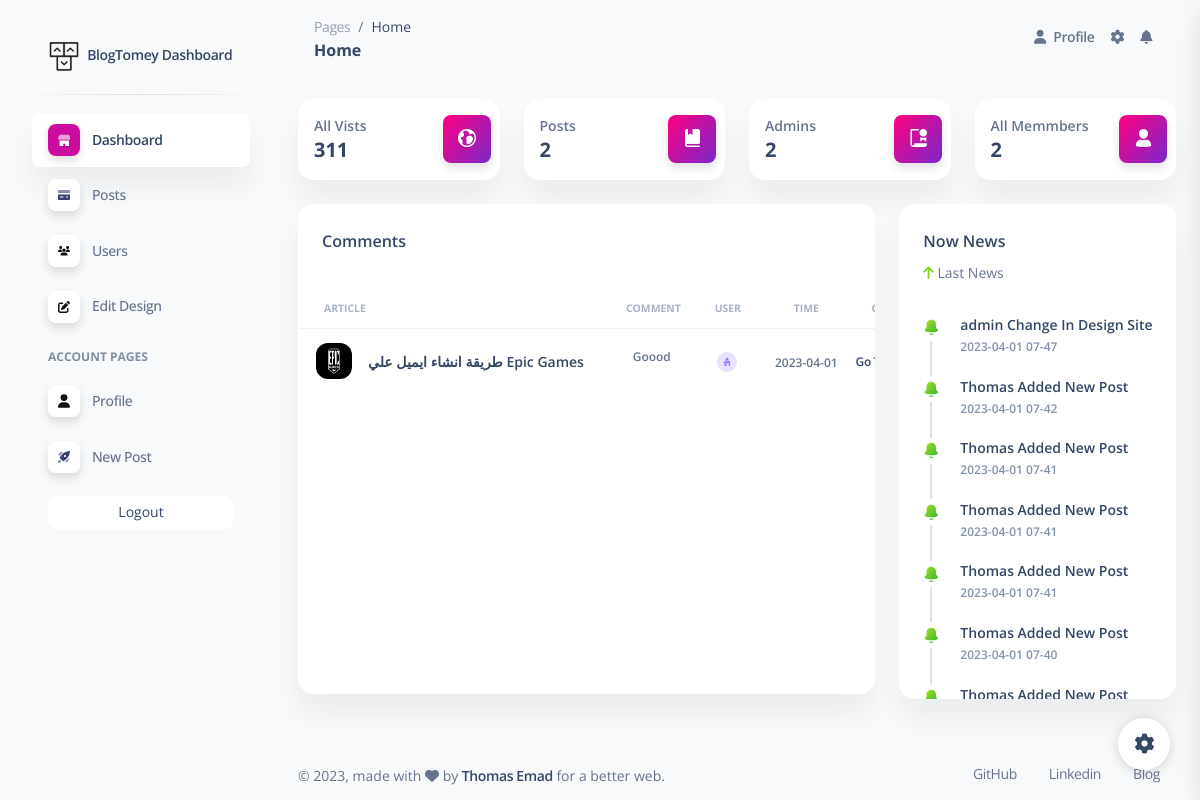
Screenshot of /Dashboard/pages/dashboard.php (signed in) with the database file from the repository.
### tables this page shows
CREATE TABLE `posts` (
  `id` int(11) NOT NULL,
  `name_random` int(11) NOT NULL,
  `name` varchar(255) NOT NULL,
  `content_one` longtext NOT NULL,
  `content_two` longtext NOT NULL,
  `img_box_one` varchar(255) NOT NULL,
  `img_box_two` varchar(255) NOT NULL,
  `des` varchar(255) NOT NULL,
  `visits` int(11) NOT NULL,
  `comment` mediumtext NOT NULL,
  `time_add` timestamp NOT NULL DEFAULT current_timestamp(),
  `username` varchar(255) NOT NULL,
  `type` varchar(255) NOT NULL,
  `bg_img_post` varchar(255) NOT NULL
);

CREATE TABLE `users` (
  `id` int(11) NOT NULL,
  `username` varchar(255) NOT NULL,
  `img_profile` varchar(255) NOT NULL,
  `name` varchar(255) NOT NULL,
  `email` varchar(255) NOT NULL,
  `password` varchar(255) NOT NULL,
  `permission` enum('owner','admin','editor','user') NOT NULL,
  `time_create` timestamp NOT NULL DEFAULT current_timestamp() ON UPDATE current_timestamp(),
  `info` varchar(255) NOT NULL
);

### Dashboard/pages/dashboard.php (the view, shortened to what this page needs)
<?php
include_once('../../db.php');
include_once('cont.php');
$name_page = 'Home';
if (isset($_SESSION['username'])) {
  $username = $_SESSION['username'];
} elseif (isset($_COOKIE['username'])) {
  $username = $_COOKIE['username'];
} else {
  header("Location: sign-in.php");
  exit();
}
$sql = "SELECT permission FROM `users` WHERE username = '$username'";
$permission_user = mysqli_fetch_row(mysqli_query($db, $sql))[0];
$sql = "SELECT past_visits, COUNT(p.name) FROM `posts` p, blog_design;";
$que = mysqli_query($db, $sql);
$posts_info = mysqli_fetch_row($que);
$sql = "SELECT permission FROM `users`;";
$users_status = mysqli_fetch_all(mysqli_query($db, $sql));
$count_status_admins = 0;
$all_users = 0;
foreach ($users_status as $user) {
  if ($user[0] == 'owner' || $user[0] == 'admin') {
    $count_status_admins++;
  } else {
    $all_users++;
  }
}
$all_users += $count_status_admins;
$sql = "SELECT comment FROM `posts`";
$comments = mysqli_fetch_all(mysqli_query($db, $sql));
$sql = "SELECT news FROM `blog_design`;";
$answer = mysqli_fetch_row(mysqli_query($db, $sql))[0];
$str_to_array = array_reverse(explode('/new=?', $answer));
?>
<!DOCTYPE html>
<html lang="en">
<head>
  <link href="../assets/css/nucleo-icons.css" rel="stylesheet" />
  <link href="../assets/css/nucleo-svg.css" rel="stylesheet" />
  <link href="../assets/css/nucleo-svg.css" rel="stylesheet" />
  <link id="pagestyle" href="../assets/css/soft-ui-dashboard.css?v=1.0.7" rel="stylesheet" />
</head>
<body class="g-sidenav-show  bg-gray-100">
  <main class="main-content position-relative max-height-vh-100 h-100 border-radius-lg ">
    <?php navbar($name_page); ?>
    <div class="container-fluid py-4">
      <div class="row">
        <div class="col-xl-3 col-sm-6 mb-xl-0 mb-4">
          <div class="card">
            <div class="card-body p-3">
              <div class="row">
                <div class="col-8">
                  <div class="numbers">
                    <p class="text-sm mb-0 text-capitalize font-weight-bold">All Vists</p>
                    <h5 class="font-weight-bolder mb-0">
                      <?php echo $posts_info[0]; ?>
                    </h5>
                  </div>
                </div>
                <div class="col-4 text-end">
                  <div class="icon icon-shape bg-gradient-primary shadow text-center border-radius-md">
                    <i class="ni ni-world text-lg opacity-10" aria-hidden="true"></i>
                  </div>
                </div>
              </div>
            </div>
          </div>
        </div>
        <div class="col-xl-3 col-sm-6 mb-xl-0 mb-4">
          <div class="card">
            <div class="card-body p-3">
              <div class="row">
                <div class="col-8">
                  <div class="numbers">
                    <p class="text-sm mb-0 text-capitalize font-weight-bold">Posts</p>
                    <h5 class="font-weight-bolder mb-0">
                      <?php echo $posts_info[1]; ?>
                    </h5>
                  </div>
                </div>
                <div class="col-4 text-end">
                  <div class="icon icon-shape bg-gradient-primary shadow text-center border-radius-md">
                    <i class="ni ni-book-bookmark text-lg opacity-10" aria-hidden="true"></i>
                  </div>
                </div>
              </div>
            </div>
          </div>
        </div>
        <div class="col-xl-3 col-sm-6 mb-xl-0 mb-4">
          <div class="card">
            <div class="card-body p-3">
              <div class="row">
                <div class="col-8">
                  <div class="numbers">
                    <p class="text-sm mb-0 text-capitalize font-weight-bold">Admins</p>
                    <h5 class="font-weight-bolder mb-0">
                      <?php echo $count_status_admins; ?>
                    </h5>
                  </div>
                </div>
                <div class="col-4 text-end">
                  <div class="icon icon-shape bg-gradient-primary shadow text-center border-radius-md">
                    <i class="ni ni-paper-diploma text-lg opacity-10" aria-hidden="true"></i>
                  </div>
                </div>
              </div>
            </div>
          </div>
        </div>
        <div class="col-xl-3 col-sm-6">
          <div class="card">
            <div class="card-body p-3">
              <div class="row">
                <div class="col-8">
                  <div class="numbers">
                    <p class="text-sm mb-0 text-capitalize font-weight-bold">All Memmbers</p>
                    <h5 class="font-weight-bolder mb-0">
                      <?php echo $all_users; ?>
                    </h5>
                  </div>
                </div>
                <div class="col-4 text-end">
                  <div class="icon icon-shape bg-gradient-primary shadow text-center border-radius-md">
                    <i class="ni ni-single-02 text-lg opacity-10" aria-hidden="true"></i>
                  </div>
                </div>
              </div>
            </div>
          </div>
        </div>
      </div>
      <div class="row my-4">
        <div class="col-lg-8 col-md-6 mb-md-0 mb-4">
          <div class="card">
            <div class="card-header pb-0">
              <div class="row">
                <div class="col-lg-6 col-7">
                  <h6>Comments</h6>
                </div>
              </div>
            </div>
            <div class="card-body px-0 pb-2">
              <div class="table-responsive" style="overflow-y: auto; height: 400px;">
                <table class="table align-items-center mb-0">
                  <thead>
                    <tr>
                      <th class="text-uppercase text-secondary text-xxs font-weight-bolder opacity-7">article</th>
                      <th class="text-uppercase text-secondary text-xxs font-weight-bolder opacity-7">Comment</th>
                      <th class="text-uppercase text-secondary text-xxs font-weight-bolder opacity-7 ps-2">User</th>
                      <th class="text-center text-uppercase text-secondary text-xxs font-weight-bolder opacity-7">Time</th>
                      <th class="text-center text-uppercase text-secondary text-xxs font-weight-bolder opacity-7">
                        Go Post</th>
                    </tr>
                  </thead>
                  <tbody>
                    <?php
                    foreach ($comments as $post_all_comment) {
                      $big = explode("/nucm=?", $post_all_comment[0]);
                      foreach ($big as $one) {
                        $one = explode("/nucm=?", $one);
                        if ($one[0] != '') {
                          foreach ($one as $com) {
                            $com = explode("info=?", $com);
                            if ($com[0] != '/admin@dont_allow_comm') {
                              $sql = "SELECT name, `bg_img_post` FROM `posts` WHERE name_random = $com[4]";
                              $post_com = mysqli_fetch_row(mysqli_query($db, $sql));
                              $sql = "SELECT name, img_profile FROM `users` WHERE username = '$com[1]'";
                              $user_comm = mysqli_fetch_row(mysqli_query($db, $sql));
                              if (isset($user_comm)) {
                                $user_comm_name = $user_comm[0];
                                $user_comm_img = $user_comm[1];
                              } else {
                                $user_comm_name = 'Unknown';
                                $user_comm_img = 'someone.png';
                              }
                              echo "
                              <tr>
                                <td>
                                  <div class='d-flex px-2 py-1'>
                                    <div>
                                      <img src='../../images/posts/img_post/$post_com[1]' class='avatar avatar-sm me-3' alt='xd'>
                                    </div>
                                    <div class='d-flex flex-column justify-content-center'>
                                      <h6 class='mb-0 text-sm'>$post_com[0]</h6>
                                    </div>
                                  </div>
                                </td>
                                <td class='align-middle text-center text-sm'>
                                  <span class='text-xs font-weight-bold' style='white-space: pre-wrap; min-height: 20px;max-height: 100px;overflow-y: auto;display: inline-block;'>$com[2]</span>
                                </td>
                                <td>
                                  <div class='avatar-group mt-2'>
                                    <a href='javascript:;' class='avatar avatar-xs rounded-circle' data-bs-toggle='tooltip' data-bs-placement='bottom' title='$user_comm_name'>
                                      <img src='../../images/user_profile/$user_comm_img' class='w-100 h-100' alt='$user_comm_name'>
                                    </a>
                                  </div>
                                </td>
                                <td class='align-middle text-center text-sm'>
                                  <span class='text-xs font-weight-bold'>$com[3]</span>
                                  </td>
                                  <td class='align-middle'>
                                    <a href='../../post.php?name=$com[4]' class='text-xs font-weight-bold'>Go To Post</a>
                                  </td>
                                </td>
                              </tr>
                            ";
                            }
                          }
                        }
                      }
                    }
                    ?>
                  </tbody>
                </table>
              </div>
            </div>
          </div>
        </div>
        <div class="col-lg-4 col-md-6">
          <div class="card h-100">
            <div class="card-header pb-0">
              <h6>Now News</h6>
              <p class="text-sm">
                <i class="fa fa-arrow-up text-success" aria-hidden="true"></i> Last News
              </p>
            </div>
            <div class="card-body p-3" style="overflow-y: auto; height: 400px;">
              <div class="timeline timeline-one-side">
                <?php
                foreach ($str_to_array as $new) {
                  $new_onec = explode('info=?', $new);
                  if (sizeof($new_onec) !== 1) {
                    echo "
                    <div class='timeline-block mb-3'>
                      <span class='timeline-step'>
                        <i class='ni ni-bell-55 text-success text-gradient'></i>
                      </span>
                      <div class='timeline-content'>
                        <h6 class='text-dark text-sm font-weight-bold mb-0'>$new_onec[1]</h6>
                        <p class='text-secondary font-weight-bold text-xs mt-1 mb-0'>$new_onec[2]</p>
                      </div>
                    </div>
                ";
                  }
                }
                ?>
              </div>
            </div>
          </div>
        </div>
      </div>
    </div>
  </main>
</body>
</html>

### Dashboard/assets/css/nucleo-svg.css (style rules this page uses)
.icon { display: inline-block; color: #111111; height: 1em; width: 1em; }
.icon { fill: currentColor; stroke: none; }

### rows the page displays
posts: bg_img_post (picture), name "طريقة انشاء ايميل علي Epic Games", comment "Goood", users.img_profile (picture), comment "2023-04-01"

### other values shown
$name_page "Home"
$posts_info[0] "311"
$posts_info[1] "2"
$count_status_admins "2"
$all_users "2"
$new_onec[1] "admin Change In Design Site"
$new_onec[2] "2023-04-01 07-47"
$new_onec[1] "Thomas Added New Post"
$new_onec[2] "2023-04-01 07-42"
$new_onec[2] "2023-04-01 07-41"
$new_onec[2] "2023-04-01 07-40"
